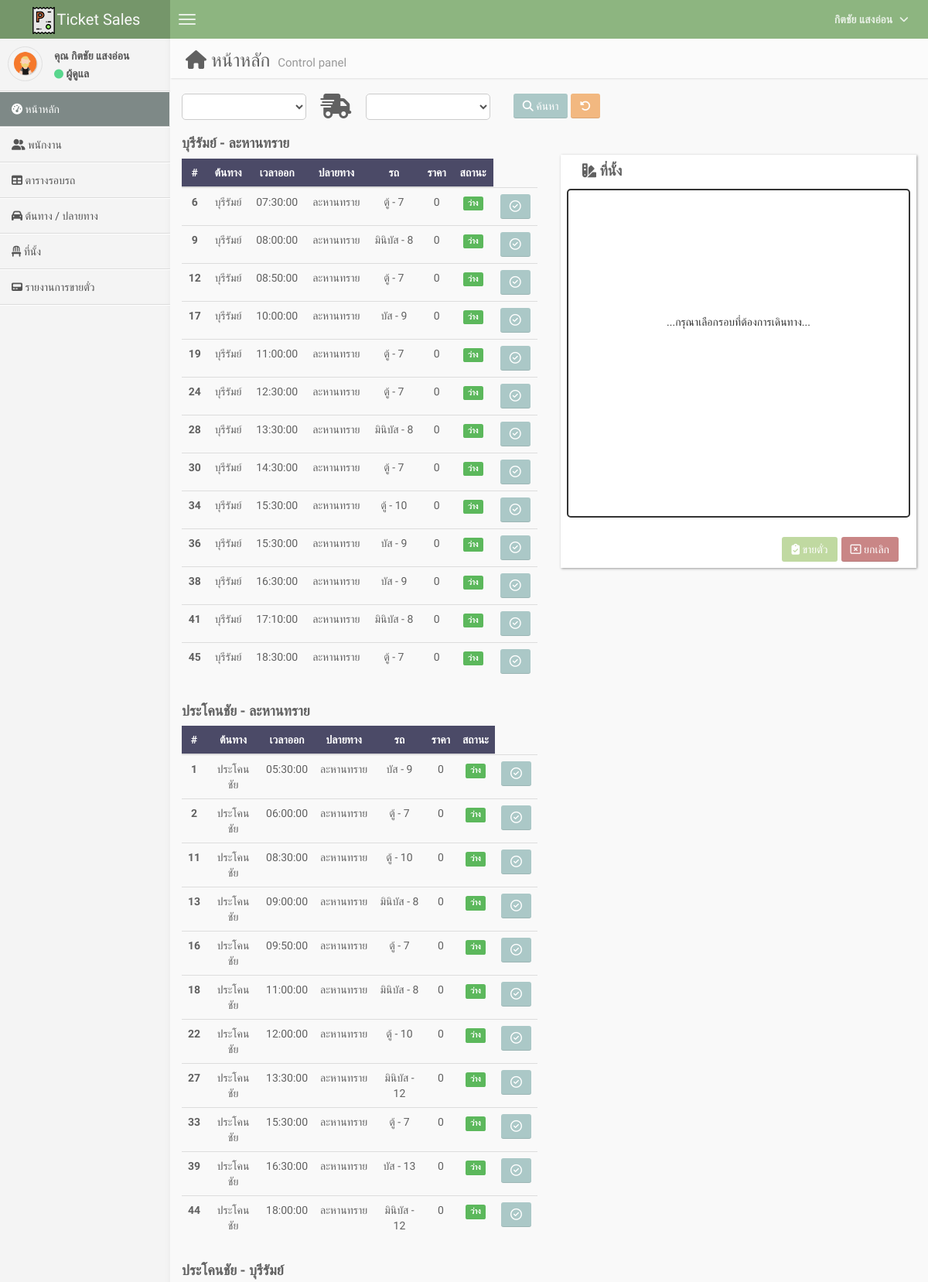
The app's page /index.php (signed in, upper part) with its own data.
### tables this page shows
CREATE TABLE `tb_user` (
  `u_id` int(11) NOT NULL,
  `u_email` varchar(70) NOT NULL,
  `u_password` varchar(280) NOT NULL,
  `u_first_name` varchar(180) NOT NULL,
  `u_last_name` varchar(80) NOT NULL,
  `u_role` int(11) NOT NULL DEFAULT 0,
  `u_tel` varchar(10) NOT NULL
);

CREATE TABLE `tb_round_out` (
  `ro_id` int(11) NOT NULL,
  `ro_place_start` int(11) NOT NULL,
  `ro_place_end` int(11) NOT NULL,
  `ro_time_start` time NOT NULL,
  `ro_price` int(11) NOT NULL DEFAULT 0,
  `ro_bus` int(11) NOT NULL
);

CREATE TABLE `tb_place_start` (
  `ps_id` int(11) NOT NULL,
  `ps_name` varchar(80) NOT NULL
);

CREATE TABLE `tb_place_end` (
  `pe_id` int(11) NOT NULL,
  `pe_name` varchar(80) NOT NULL
);

CREATE TABLE `tb_bus` (
  `b_id` int(11) NOT NULL,
  `b_name` varchar(80) NOT NULL
);

### index.php (the view, shortened to what the rows shown need)
<?php
require "connect.php";
$id = $_SESSION["user_id"];
$role = $_SESSION["user_role"];
$SQL = "SELECT * FROM tb_user WHERE u_id = '{$id}'";
$objQuery = mysqli_query($con, $SQL);
$user = mysqli_fetch_assoc($objQuery);
$SQL = "SELECT * FROM tb_round_out
            INNER JOIN tb_bus ON tb_round_out.ro_bus = tb_bus.b_id
            INNER JOIN tb_place_start ON tb_round_out.ro_place_start = tb_place_start.ps_id
            INNER JOIN tb_place_end ON tb_round_out.ro_place_end = tb_place_end.pe_id ORDER BY ro_time_start";
$rountQuery = mysqli_query($con, $SQL);
$SQL = "SELECT * FROM tb_round_out
        INNER JOIN tb_place_start ON tb_round_out.ro_place_start = tb_place_start.ps_id
        INNER JOIN tb_place_end ON tb_round_out.ro_place_end = tb_place_end.pe_id
        GROUP BY ro_place_start, ro_place_end";
$groupPlaceQuery = mysqli_query($con, $SQL);
?>
<!DOCTYPE html>
<html>
<head>
    <link href="css/bootstrap.min.css" rel="stylesheet" type="text/css" />
    <link rel="stylesheet" href="node_modules\@fortawesome\fontawesome-free\css\all.min.css">
    <link href="css/AdminLTE.css" rel="stylesheet" type="text/css" />
    <link href="css/custom.css" rel="stylesheet" type="text/css" />
</head>
<body class="skin-blue" >
    <header class="header" id="body-header">
        <nav class="navbar navbar-static-top" role="navigation">
            <div class="navbar-right">
                <ul class="nav navbar-nav">
                    <li class="dropdown user user-menu">
                        <a href="#" class="dropdown-toggle" data-toggle="dropdown">
                            <span> <?= $user["u_first_name"] . " " . $user["u_last_name"] ?>  </span>
                            <i class="fas fa-angle-down" style="font-size: 14px;margin-left: 5px;"></i>
                        </a>
                    </li>
                </ul>
            </div>
        </nav>
    </header>
    <div class="wrapper row-offcanvas row-offcanvas-left" id="body-content">
        <aside class="left-side sidebar-offcanvas">
            <section class="sidebar">
                <div class="user-panel">
                    <div class="pull-left info">
                        <p>คุณ <?= $user["u_first_name"] . " " . $user["u_last_name"] ?> </p>
                        <div>
                            <i class="fas fa-circle" style="font-size: 12px;color:#58D68D"></i>
                            <?= $role == 1 ? "ผู้ดูแล" : "พนักงาน" ?>
                        </div>
                    </div>
                </div>
            </section>
        </aside>
        <aside class="right-side">
            <section class="content-header">
                <h1 style="color: #616161;">
                    <i class="fas fa-home"></i>
                    หน้าหลัก
                    <small>Control panel</small>
                </h1>
            </section>
            <section class="content">
                <div class="row">
                    <div class="col-md-6">
                        <div style="margin-top: 15px;">
                                <?php
                                    $rountResult = mysqli_fetch_all($rountQuery, MYSQLI_ASSOC);
                                    while($rowGroup = mysqli_fetch_assoc($groupPlaceQuery)){
                                ?>
                                    <h4 style="color: #616161;"><b><?= $rowGroup['ps_name']. " - " .$rowGroup['pe_name'] ?></b></h4>
                                    <div style="overflow-x: auto;">
                                    <table class="table text-center" >
                                        <thead style="background-color: #4B4A67; color: white;">
                                            <tr>
                                                <th scope="col">#</th>
                                                <th scope="col">ต้นทาง</th>
                                                <th scope="col">เวลาออก</th>
                                                <th scope="col">ปลายทาง</th>
                                                <th scope="col">รถ</th>
                                                <th scope="col">ราคา</th>
                                                <th scope="col">สถานะ</th>
                                            </tr>
                                        </thead>
                                        <tbody style="color: #616161;">
                                            <?php
                                                $i = 1;
                                                foreach ($rountResult as $row) {
                                                    if($row["ro_place_start"] == $rowGroup["ro_place_start"]&&$row["ro_place_end"] == $rowGroup["ro_place_end"]) {
                                                        $check_full_seat = false;
                                            ?>
                                                    <tr class="<?= $_GET['ro_id'] == $row['ro_id'] ? 'select-row-seat' : null ?>">
                                                        <th scope="row"><?= $i ?></th>
                                                        <td><?= $row["ps_name"] ?></td>
                                                        <td><?= $row["ro_time_start"] ?></td>
                                                        <td><?= $row["pe_name"] ?></td>
                                                        <td><?= $row["b_name"]. " - " .$row["b_id"] ?></td>
                                                        <td><?= $row["ro_price"] ?></td>
                                                        <td><p class="label <?= $check_full_seat? 'label-danger':'label-success'?>"><?= $check_full_seat? 'เต็ม!':'ว่าง' ?></p></td>
                                                        <td>
                                                            <?php
                                                            $pach_search = isset($_GET["btn_search"]) ? "&search_start={$_GET['search_start']}&search_end={$_GET['search_end']}&btn_search=" : null
                                                            ?>
                                                            <a href="<?= "?clean_seant&ro_id=". $row['ro_id'] . "&bus_id=" . $row['b_id'] . "&price=" . $row["ro_price"] ?><?= $pach_search ?>">
                                                                <button class="btn btn-primary">
                                                                    <i class="far fa-check-circle" style="font-size: 15px;"></i>
                                                                </button>
                                                            </a>
                                                        </td>
                                                    </tr>
                                            <?php
                                                    }
                                                    $i++;
                                                }
                                            ?>
                                        </tbody>
                                    </table>
                                    </div>
                                <?php
                                    };
                                ?>
                        </div>
                    </div>
            </div>
            </section>
        </aside>
    </div>
</body>
</html>

### records on screen
tb_user: u_first_name "กิตชัย", u_last_name "แสงอ่อน"
tb_round_out: ro_place_start.ps_name "บุรีรัมย์", ro_place_end.pe_name "ละหานทราย", ro_time_start "07:30:00", ro_bus.b_name "ตู้", ro_bus.b_id "7", ro_price "0", shows "ว่าง"
tb_round_out: ro_place_start.ps_name "บุรีรัมย์", ro_time_start "08:00:00", ro_place_end.pe_name "ละหานทราย", ro_bus.b_name "มินิบัส", ro_bus.b_id "8", ro_price "0", shows "ว่าง"
tb_round_out: ro_place_start.ps_name "บุรีรัมย์", ro_time_start "08:50:00", ro_place_end.pe_name "ละหานทราย", ro_bus.b_name "ตู้", ro_bus.b_id "7", ro_price "0", shows "ว่าง"
tb_round_out: ro_place_start.ps_name "บุรีรัมย์", ro_time_start "10:00:00", ro_place_end.pe_name "ละหานทราย", ro_bus.b_name "บัส", ro_bus.b_id "9", ro_price "0", shows "ว่าง"
tb_round_out: ro_place_start.ps_name "บุรีรัมย์", ro_time_start "11:00:00", ro_place_end.pe_name "ละหานทราย", ro_bus.b_name "ตู้", ro_bus.b_id "7", ro_price "0", shows "ว่าง"
tb_round_out: ro_place_start.ps_name "บุรีรัมย์", ro_time_start "12:30:00", ro_place_end.pe_name "ละหานทราย", ro_bus.b_name "ตู้", ro_bus.b_id "7", ro_price "0", shows "ว่าง"
tb_round_out: ro_place_start.ps_name "บุรีรัมย์", ro_time_start "13:30:00", ro_place_end.pe_name "ละหานทราย", ro_bus.b_name "มินิบัส", ro_bus.b_id "8", ro_price "0", shows "ว่าง"
tb_round_out: ro_place_start.ps_name "บุรีรัมย์", ro_time_start "14:30:00", ro_place_end.pe_name "ละหานทราย", ro_bus.b_name "ตู้", ro_bus.b_id "7", ro_price "0", shows "ว่าง"
tb_round_out: ro_place_start.ps_name "บุรีรัมย์", ro_time_start "15:30:00", ro_place_end.pe_name "ละหานทราย", ro_bus.b_name "ตู้", ro_bus.b_id "10", ro_price "0", shows "ว่าง"
tb_round_out: ro_place_start.ps_name "บุรีรัมย์", ro_time_start "15:30:00", ro_place_end.pe_name "ละหานทราย", ro_bus.b_name "บัส", ro_bus.b_id "9", ro_price "0", shows "ว่าง"
tb_round_out: ro_place_start.ps_name "บุรีรัมย์", ro_time_start "16:30:00", ro_place_end.pe_name "ละหานทราย", ro_bus.b_name "บัส", ro_bus.b_id "9", ro_price "0", shows "ว่าง"
tb_round_out: ro_place_start.ps_name "บุรีรัมย์", ro_time_start "17:10:00", ro_place_end.pe_name "ละหานทราย", ro_bus.b_name "มินิบัส", ro_bus.b_id "8", ro_price "0", shows "ว่าง"
tb_round_out: ro_place_start.ps_name "บุรีรัมย์", ro_time_start "18:30:00", ro_place_end.pe_name "ละหานทราย", ro_bus.b_name "ตู้", ro_bus.b_id "7", ro_price "0", shows "ว่าง"
tb_round_out: ro_place_start.ps_name "ประโคนชัย", ro_place_end.pe_name "ละหานทราย", ro_time_start "05:30:00", ro_bus.b_name "บัส", ro_bus.b_id "9", ro_price "0", shows "ว่าง"
tb_round_out: ro_place_start.ps_name "ประโคนชัย", ro_time_start "06:00:00", ro_place_end.pe_name "ละหานทราย", ro_bus.b_name "ตู้", ro_bus.b_id "7", ro_price "0", shows "ว่าง"
tb_round_out: ro_place_start.ps_name "ประโคนชัย", ro_time_start "08:30:00", ro_place_end.pe_name "ละหานทราย", ro_bus.b_name "ตู้", ro_bus.b_id "10", ro_price "0", shows "ว่าง"
tb_round_out: ro_place_start.ps_name "ประโคนชัย", ro_time_start "09:00:00", ro_place_end.pe_name "ละหานทราย", ro_bus.b_name "มินิบัส", ro_bus.b_id "8", ro_price "0", shows "ว่าง"
tb_round_out: ro_place_start.ps_name "ประโคนชัย", ro_time_start "09:50:00", ro_place_end.pe_name "ละหานทราย", ro_bus.b_name "ตู้", ro_bus.b_id "7", ro_price "0", shows "ว่าง"
tb_round_out: ro_place_start.ps_name "ประโคนชัย", ro_time_start "11:00:00", ro_place_end.pe_name "ละหานทราย", ro_bus.b_name "มินิบัส", ro_bus.b_id "8", ro_price "0", shows "ว่าง"
tb_round_out: ro_place_start.ps_name "ประโคนชัย", ro_time_start "12:00:00", ro_place_end.pe_name "ละหานทราย", ro_bus.b_name "ตู้", ro_bus.b_id "10", ro_price "0", shows "ว่าง"
tb_round_out: ro_place_start.ps_name "ประโคนชัย", ro_time_start "13:30:00", ro_place_end.pe_name "ละหานทราย", ro_bus.b_name "มินิบัส", ro_bus.b_id "12", ro_price "0", shows "ว่าง"
tb_round_out: ro_place_start.ps_name "ประโคนชัย", ro_time_start "15:30:00", ro_place_end.pe_name "ละหานทราย", ro_bus.b_name "ตู้", ro_bus.b_id "7", ro_price "0", shows "ว่าง"
tb_round_out: ro_place_start.ps_name "ประโคนชัย", ro_time_start "16:30:00", ro_place_end.pe_name "ละหานทราย", ro_bus.b_name "บัส", ro_bus.b_id "13", ro_price "0", shows "ว่าง"
tb_round_out: ro_place_start.ps_name "ประโคนชัย", ro_time_start "18:00:00", ro_place_end.pe_name "ละหานทราย", ro_bus.b_name "มินิบัส", ro_bus.b_id "12", ro_price "0", shows "ว่าง"
tb_round_out: ro_place_start.ps_name "ประโคนชัย", ro_place_end.pe_name "บุรีรัมย์"
